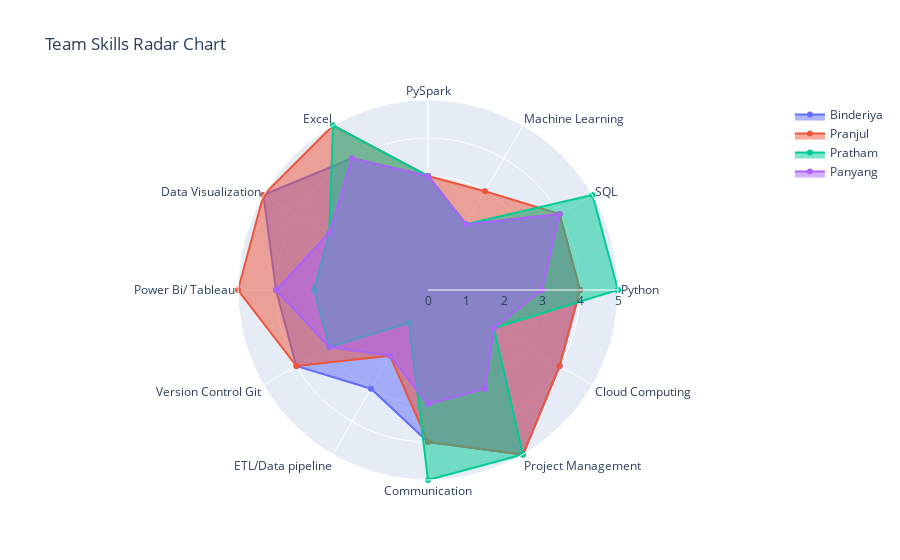

Notebook cell for this chart:
### Code cell
import plotly.graph_objects as go
fig = go.Figure()

for name in df_skills.index:
    values = df_skills.loc[name].tolist()
    values += values[:1]  # close the loop
    fig.add_trace(go.Scatterpolar(
        r=values,
        theta=df_skills.columns.tolist() + [df_skills.columns[0]],
        fill='toself',
        name=name
    ))

fig.update_layout(
    polar=dict(radialaxis=dict(visible=True, range=[0, 5])),
    showlegend=True,
    title='Team Skills Radar Chart'
)
fig.write_html("figures/skills_radar_chart.html")
fig.show()

### Figure 1 — Plotly figure (JSON) as saved in the notebook; plotly's stock layout.template omitted (floating-point values rounded to 4 significant figures)
{"data": [{"fill": "toself", "name": "Binderiya", "r": [4, 4, 2, 3, 4, 5, 4, 4, 3, 4, 5, 4, 4], "theta": ["Python", "SQL", "Machine Learning", "PySpark", "Excel", "Data Visualization", "Power Bi/ Tableau", "Version Control Git", "ETL/Data pipeline", "Communication", "Project Management", "Cloud Computing", "Python"], "type": "scatterpolar"}, {"fill": "toself", "name": "Pranjul", "r": [4, 4, 3, 3, 5, 5, 5, 4, 2, 4, 5, 4, 4], "theta": ["Python", "SQL", "Machine Learning", "PySpark", "Excel", "Data Visualization", "Power Bi/ Tableau", "Version Control Git", "ETL/Data pipeline", "Communication", "Project Management", "Cloud Computing", "Python"], "type": "scatterpolar"}, {"fill": "toself", "name": "Pratham", "r": [5, 5, 2, 3, 5, 3, 3, 3, 1, 5, 5, 2, 5], "theta": ["Python", "SQL", "Machine Learning", "PySpark", "Excel", "Data Visualization", "Power Bi/ Tableau", "Version Control Git", "ETL/Data pipeline", "Communication", "Project Management", "Cloud Computing", "Python"], "type": "scatterpolar"}, {"fill": "toself", "name": "Panyang", "r": [3, 4, 2, 3, 4, 3, 4, 3, 2, 3, 3, 2, 3], "theta": ["Python", "SQL", "Machine Learning", "PySpark", "Excel", "Data Visualization", "Power Bi/ Tableau", "Version Control Git", "ETL/Data pipeline", "Communication", "Project Management", "Cloud Computing", "Python"], "type": "scatterpolar"}], "layout": {"polar": {"radialaxis": {"range": [0, 5], "visible": true}}, "showlegend": true, "title": {"text": "Team Skills Radar Chart"}}}
